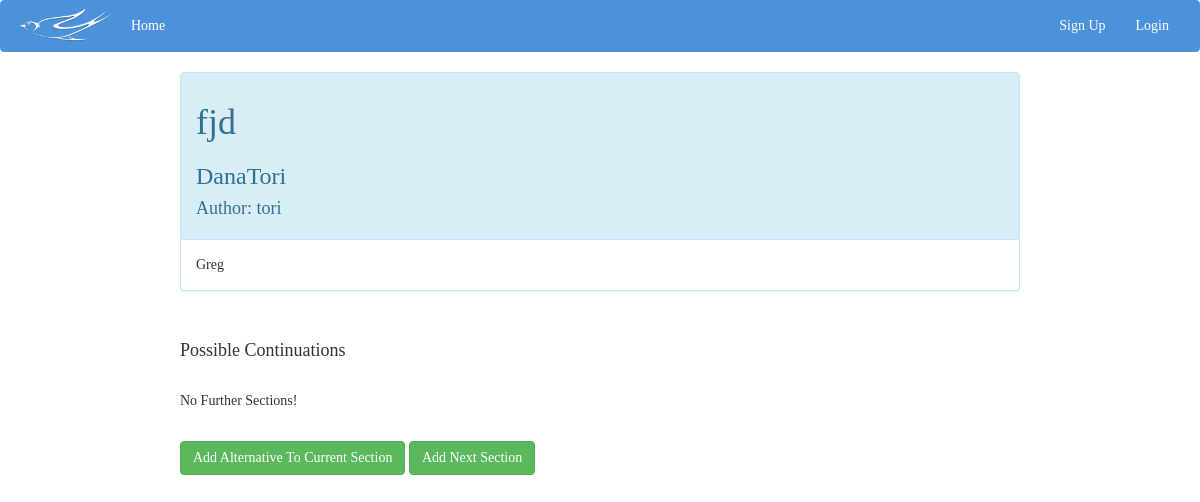
The page /view_section/5/ on the database as committed earlier.
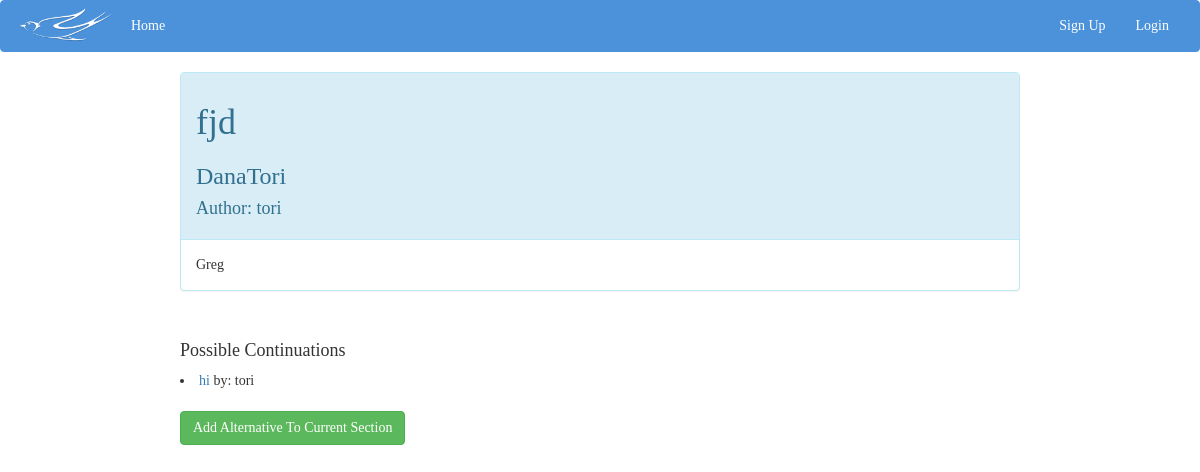
The same page on the database as committed later.
### SwallowTales/models.py (models this page shows)
class StorySection(models.Model):
    previousSection = models.ForeignKey("self",null = True, blank=True, related_name="children")
    author = models.ForeignKey(User)
    story = models.ForeignKey(Story)
    secName = models.CharField(max_length = 100)
    text = models.TextField()

### SwallowTales/views.py (the view)
# urls.py: url(r'^view_section/([0-9]+)/', views.view_section, name='view_section'),
def view_section(request, sectionID):
    storySection = StorySection.objects.filter(pk = sectionID)
    my_stories_list = StorySection.objects.filter(previousSection = sectionID)
    return render(request, 'view_sec.html', {'my_stories_list': my_stories_list, 'storySection': storySection[0]})

### SwallowTales/templates/view_sec.html (shortened to what this page needs)
{% extends "base.html" %}
{% block content %}
<div id="muh_stories">
    <div class="panel panel-info">
        <div class="panel-heading">
            <h1>{{ storySection.story.name }}</h1>
            <h3>{{ storySection.secName }}</h3>
            <h4>Author: {{ storySection.author.username }}</h4>
        </div>
        <div class="panel-body">{{ storySection.text }}</div>
    </div>
</div>
<br />
<div id="muh_stories">
    <h4>Possible Continuations</h4>
    {% for sec in my_stories_list %}
        <li><a href="{% url 'SwallowTales.views.view_section' sec.id %}">{{ sec.secName }}</a> by: {{ sec.author.username }}</li>
    {% endfor %}
    <br />
    {%  if my_stories_list|length == 0 %}
        <p>No Further Sections!</p>
        <br />
        {% if storySection.previousSection != None %}
            <button type="submit" onclick='location.href="{% url 'SwallowTales.views.add_alternative_section' storySection.pk %}";' class="btn btn-success">Add Alternative To Current Section</button>
        {%  endif %}
        <button type="submit" onclick='location.href="{% url 'SwallowTales.views.add_next_section' storySection.pk %}";' class="btn btn-success">Add Next Section</button>
    {%  else %}
        {% if storySection.previousSection != None %}
            <button type="submit" onclick='location.href="{% url 'SwallowTales.views.add_alternative_section' storySection.pk %}";' class="btn btn-success">Add Alternative To Current Section</button>
        {%  endif %}
    {% endif %}
</div>
{%endblock content %}

Rows that differ between the two databases and show on the page:
added StorySection: secName "hi", author.username "tori"
Other text that changed with them:
text no longer shown: "No Further Sections! Add Next Section"
